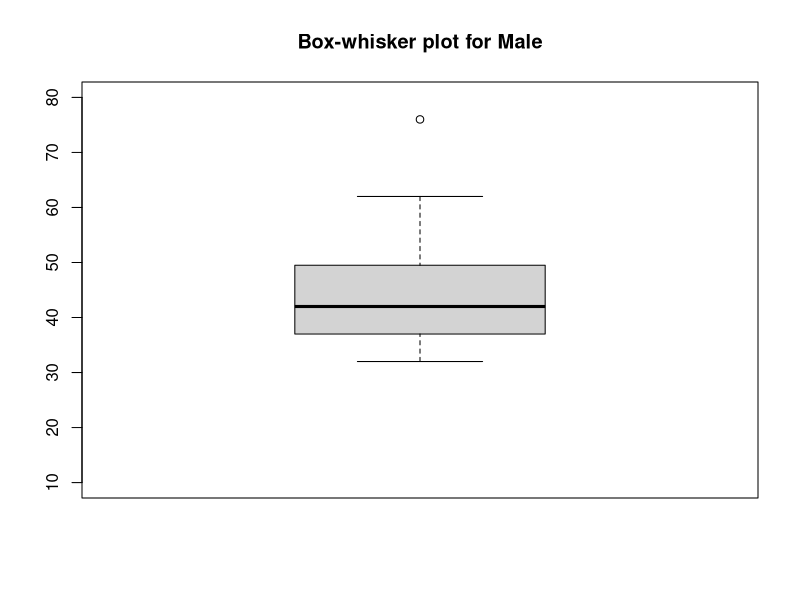
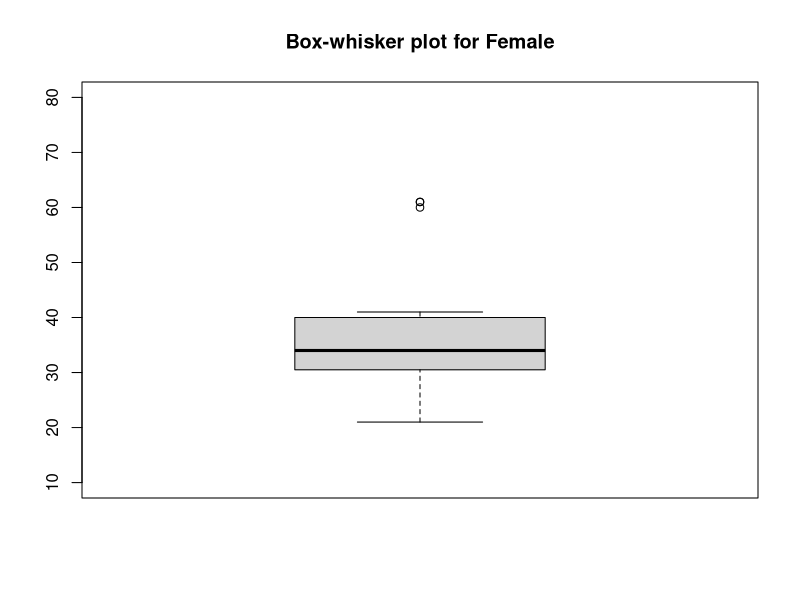

Here is the R script that generated these plots, in order:
#Page Number: 60

data <- read.csv("data.csv", header = T)


boxplot(data$MALES,main = "Box-whisker plot for Male", ylim = c(10,80) )
boxplot(data$FEMALES,main = "Box-whisker plot for Female", ylim = c(10,80) )
